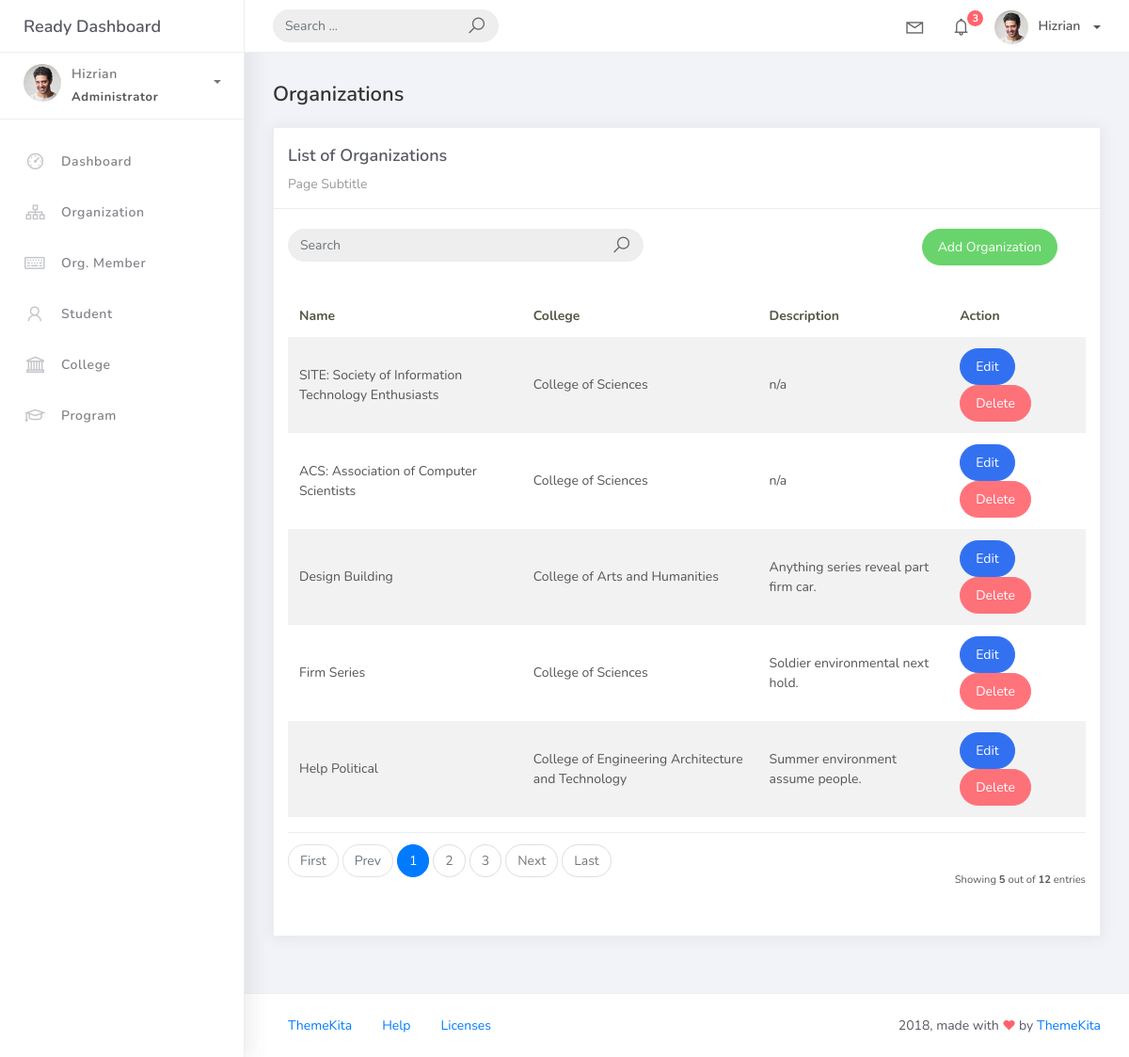
Screenshot of /organization_list with the database file from the repository.
### studentorg/models.py (models this page shows, shortened)
class BaseModel(models.Model):
    created_at = models.DateTimeField(auto_now_add=True, db_index=True)
    updated_at = models.DateTimeField(auto_now=True)
    class Meta:
        abstract = True

class Organization(BaseModel):
    name = models.CharField(max_length=250)
    college = models.ForeignKey(College, null=True, blank=True, on_delete=models.CASCADE)
    description = models.CharField(max_length=500)

class College(BaseModel):
	college_name = models.CharField(max_length=150)
	def __str__(self):
		return self.college_name

### studentorg/views.py (the view)
# urls.py: path('organization_list', OrganizationList.as_view(), name='organization-list'),
class OrganizationList(ListView):
    model = Organization
    context_object_name = 'organization'
    template_name = 'org_list.html'
    paginate_by = 5
    def get_queryset(self, *args, **kwargs):
        qs = super(OrganizationList, self).get_queryset(*args, **kwargs)
        if self.request.GET.get("q") != None:
            query = self.request.GET.get('q')
            qs = qs.filter(Q(name__icontains=query) | Q(description__icontains=query))
        return qs

### templates/org_list.html (shortened to what this page needs)
{% extends 'base.html' %}
{% load static %}
{% block content %}
  <div class="content">
    <div class="container-fluid">
      <h4 class="page-title">Organizations</h4>
      <div class="row">
        <div class="col-md-12">
          <div class="card">
            <div class="card-header">
              <div class="card-title">List of Organizations</div>
              <div class="card-category">Page Subtitle</div>
            </div>
            <br />
                <div class="col-md-12 row">
                <div class="col-md-6">
                  <form class="navbar-left navbar-form nav-search mr-md-3" action="{% url 'organization-list'%}">
                    <div class="input-group">
                      <input type="text" placeholder="Search" class="form-control" name="q" />
                        <div class="input-group-append">
                        <span class="input-group-text">
                            <i class="la la-search search-icon"></i>
                        </span>
                        </div>
                    </div>
                    </form>
                </div>
                <div class="col-md-6">
                    <div class="pull-right">
                    <a href="{% url 'organization-add' %}" class="btn btn-success btn-rounded">Add Organization</a>
                    </div>
                </div>
                </div>
            <div class="card-body">
              <table class="table table-striped mt-3">
                <thead>
                  <tr>
                    <th scope="col">Name</th>
                    <th scope="col">College</th>
                    <th scope="col">Description</th>
                    <th scope="col">Action</th>
                  </tr>
                </thead>
                <tbody>
                  {% for object in object_list %}
                    <tr>
                      <td>{{ object.name }}</td>
                      <td>{{ object.college }}</td>
                      <td>{{ object.description }}</td>
                      <td>
                        <a href="organization_list/{{ object.id }}" class="btn btn-primary btn-rounded">Edit</a>
                        <a href="organization_list/{{ object.id }}/delete" class="btn btn-danger btn-rounded">Delete</a>
                    </td>
                    </tr>
                    {% empty %}
                    <tr>
                      <td colspan="4" style="text-align: center">
                        <p class="text-sm font-weight-bold mb-0">No Records Found</p>
                      </td>
                    </tr>
                  {% endfor %}
                </tbody>
              </table>
              {% include 'includes/pagination.html' %}
            </div>
          </div>
        </div>
      </div>
    </div>
  </div>
{% endblock %}

### rows the page displays
Organization: name "SITE: Society of Information Technology Enthusiasts", college "College of Sciences", description "n/a"
Organization: name "ACS: Association of Computer Scientists", college "College of Sciences", description "n/a"
Organization: name "Design Building", college "College of Arts and Humanities", description "Anything series reveal part firm car."
Organization: name "Firm Series", college "College of Sciences", description "Soldier environmental next hold."
Organization: name "Help Political", college "College of Engineering Architecture and Technology", description "Summer environment assume people."

### other values shown
{{ page_num }} "1"
{{ page_num }} "2" "3"
{{ object_list.count }} "5"
{{ paginator.count }} "12"
